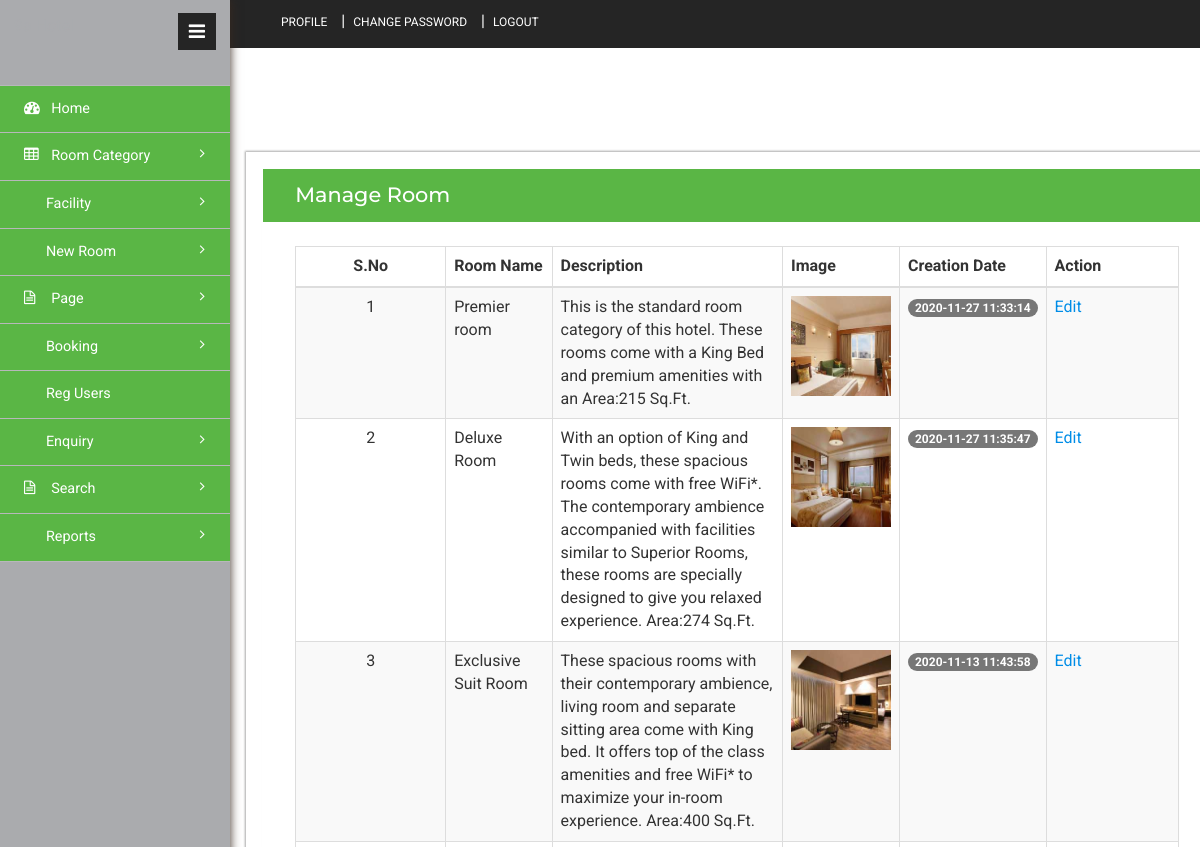
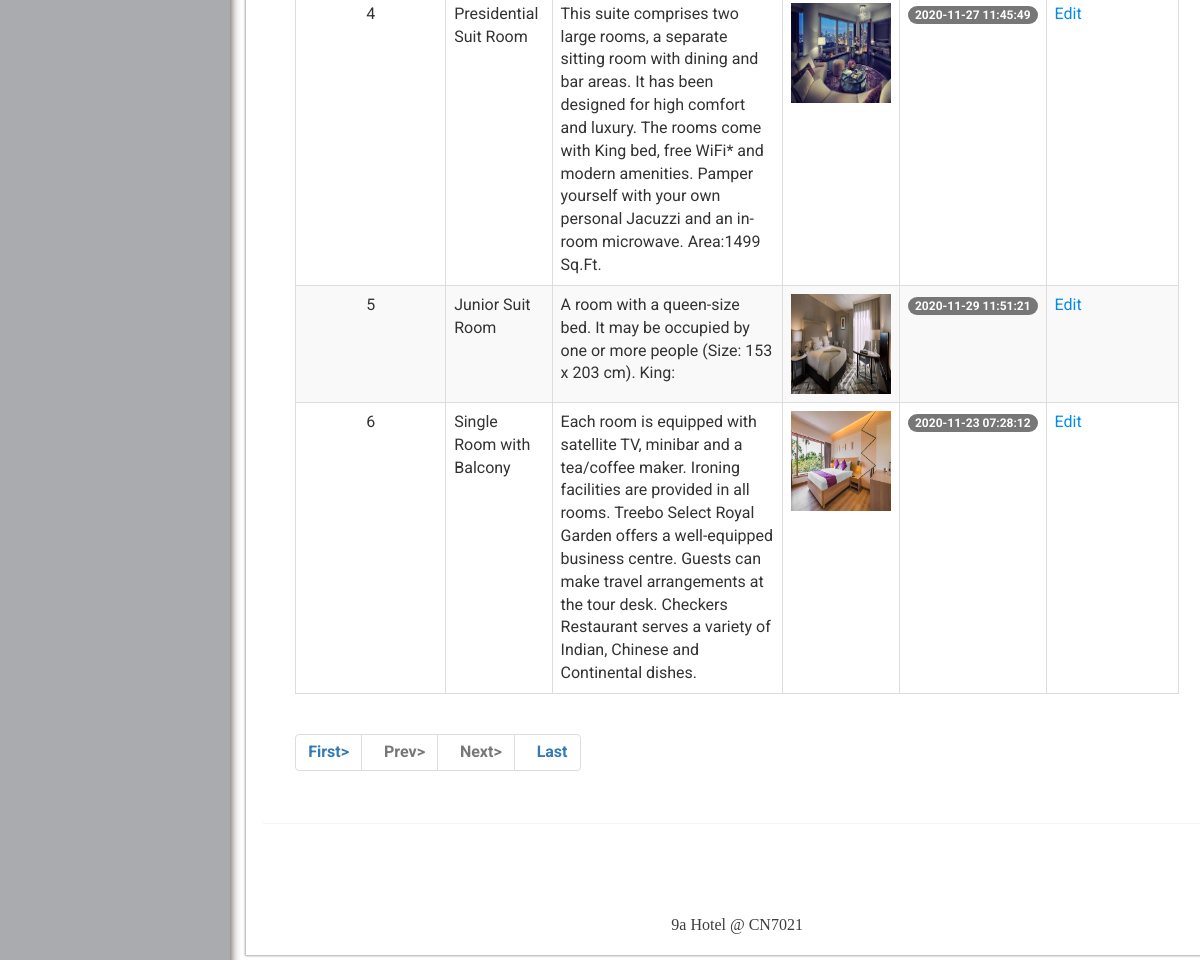
The page /admin/manage-room.php (signed in) on the database its author committed (2 pictures, top to bottom).
### tables this page shows
CREATE TABLE `tblroom` (
  `ID` int(10) NOT NULL,
  `RoomType` int(10) DEFAULT NULL,
  `RoomName` varchar(200) DEFAULT NULL,
  `MaxAdult` int(5) DEFAULT NULL,
  `MaxChild` int(5) DEFAULT NULL,
  `RoomDesc` mediumtext DEFAULT NULL,
  `NoofBed` int(5) DEFAULT NULL,
  `Image` varchar(200) DEFAULT NULL,
  `RoomFacility` varchar(200) DEFAULT NULL,
  `CreationDate` timestamp NULL DEFAULT current_timestamp()
);

### admin/manage-room.php (the view, shortened to what this page needs)
<?php
include('includes/dbconnection.php');
if (strlen($_SESSION['hbmsaid']==0)) {
  header('location:logout.php');
  } else{
?>
<!DOCTYPE HTML>
<html>
<head>
<link href="css/bootstrap.min.css" rel='stylesheet' type='text/css' />
<link href="css/style.css" rel='stylesheet' type='text/css' />
<link href="css/font-awesome.css" rel="stylesheet">
<link rel="stylesheet" href="css/icon-font.min.css" type='text/css' />
</head>
<body>
   <div class="page-container">
	<div class="left-content">
	   <div class="inner-content">
			<?php include_once('includes/header.php');?>
			<div class="content">
<div class="women_main">
	<div class="grids">
					<div class="panel panel-widget forms-panel">
						<div class="forms">
							<div class="form-grids widget-shadow" data-example-id="basic-forms">
								<div class="form-title">
									<h4>Manage Room </h4>
								</div>
								<div class="form-body">
									     <table class="table table-bordered table-striped table-vcenter js-dataTable-full-pagination">
                                <thead>
                                    <tr>
                                        <th class="text-center">S.No</th>
                                        <th>Room Name</th>
                                        <th class="d-none d-sm-table-cell">Description</th>
                                        <th class="d-none d-sm-table-cell">Image</th>
                                        <th class="d-none d-sm-table-cell">Creation Date</th>
                                        <th class="d-none d-sm-table-cell" style="width: 15%;">Action</th>
                                       </tr>
                                </thead>
                                <tbody>
                                    <?php
                                    if (isset($_GET['pageno'])) {
            $pageno = $_GET['pageno'];
        } else {
            $pageno = 1;
        }
        $no_of_records_per_page = 10;
        $offset = ($pageno-1) * $no_of_records_per_page;
 $ret = "SELECT ID FROM tblroom";
$query1 = $dbh -> prepare($ret);
$query1->execute();
$total_rows=$query1->rowCount();
$total_pages = ceil($total_rows / $no_of_records_per_page);
$sql="SELECT * from tblroom LIMIT $offset, $no_of_records_per_page";
$query = $dbh -> prepare($sql);
$query->execute();
$results=$query->fetchAll(PDO::FETCH_OBJ);
$cnt=1;
if($query->rowCount() > 0)
{
foreach($results as $row)
{               ?>
                                    <tr>
                                        <td class="text-center"><?php echo htmlentities($cnt);?></td>
                                        <td class="font-w600"><?php  echo htmlentities($row->RoomName);?></td>
                                        <td class="d-none d-sm-table-cell"><?php  echo htmlentities($row->RoomDesc);?></td>
                                         <td class="d-none d-sm-table-cell"><img src="images/<?php echo $row->Image;?>" width="100" height="100"></td>
                                        <td class="d-none d-sm-table-cell">
                                            <span class="badge badge-primary"><?php  echo htmlentities($row->CreationDate);?></span>
                                        </td>
                                         <td class="d-none d-sm-table-cell"><a href="edit-room.php?editid=<?php echo ($row->ID);?>">Edit</a></td>
                                    </tr>
                                    <?php $cnt=$cnt+1;}} ?>
                                </tbody>
                            </table>
                            <div align="left">
    <ul class="pagination" >
        <li><a href="?pageno=1"><strong>First></strong></a></li>
        <li class="<?php if($pageno <= 1){ echo 'disabled'; } ?>">
            <a href="<?php if($pageno <= 1){ echo '#'; } else { echo "?pageno=".($pageno - 1); } ?>"><strong style="padding-left: 10px">Prev></strong></a>
        </li>
        <li class="<?php if($pageno >= $total_pages){ echo 'disabled'; } ?>">
            <a href="<?php if($pageno >= $total_pages){ echo '#'; } else { echo "?pageno=".($pageno + 1); } ?>"><strong style="padding-left: 10px">Next></strong></a>
        </li>
        <li><a href="?pageno=<?php echo $total_pages; ?>"><strong style="padding-left: 10px">Last</strong></a></li>
    </ul>
</div>
								</div>
							</div>
						</div>
					</div>
				</div>
<?php include_once('includes/footer.php');?>
</div>
</div>
		</div>
</div>
			<?php include_once('includes/sidebar.php');?>
							</div>
</body>
</html><?php }  ?>

### rows shown on the page
tblroom: RoomName "Premier room", RoomDesc "This is the standard room category of this hotel. These rooms come with a King Bed and premium amenities with an Area:215 Sq.Ft.", Image (picture), CreationDate "2020-11-27 11:33:14"
tblroom: RoomName "Deluxe Room", RoomDesc "With an option of King and Twin beds, these spacious rooms come with free WiFi*. The contemporary ambience accompanied with facilities similar to Superior Rooms, these rooms are specially designed to give you relaxed experience. Area:274 Sq.Ft.", Image (picture), CreationDate "2020-11-27 11:35:47"
tblroom: RoomName "Exclusive Suit Room", RoomDesc "These spacious rooms with their contemporary ambience, living room and separate sitting area come with King bed. It offers top of the class amenities and free WiFi* to maximize your in-room experience. Area:400 Sq.Ft.", Image (picture), CreationDate "2020-11-13 11:43:58"
tblroom: RoomName "Presidential Suit Room", RoomDesc "This suite comprises two large rooms, a separate sitting room with dining and bar areas. It has been designed for high comfort and luxury. The rooms come with King bed, free WiFi* and modern amenities. Pamper yourself with your own personal Jacuzzi and an in-room microwave. Area:1499 Sq.Ft.", Image (picture), CreationDate "2020-11-27 11:45:49"
tblroom: RoomName "Junior Suit Room", RoomDesc "A room with a queen-size bed. It may be occupied by one or more people (Size: 153 x 203 cm). King:", Image (picture), CreationDate "2020-11-29 11:51:21"
tblroom: RoomName "Single Room with Balcony", RoomDesc "Each room is equipped with satellite TV, minibar and a tea/coffee maker. Ironing facilities are provided in all rooms. Treebo Select Royal Garden offers a well-equipped business centre. Guests can make travel arrangements at the tour desk. Checkers Restaurant serves a variety of Indian, Chinese and Continental dishes.", Image (picture), CreationDate "2020-11-23 07:28:12"
